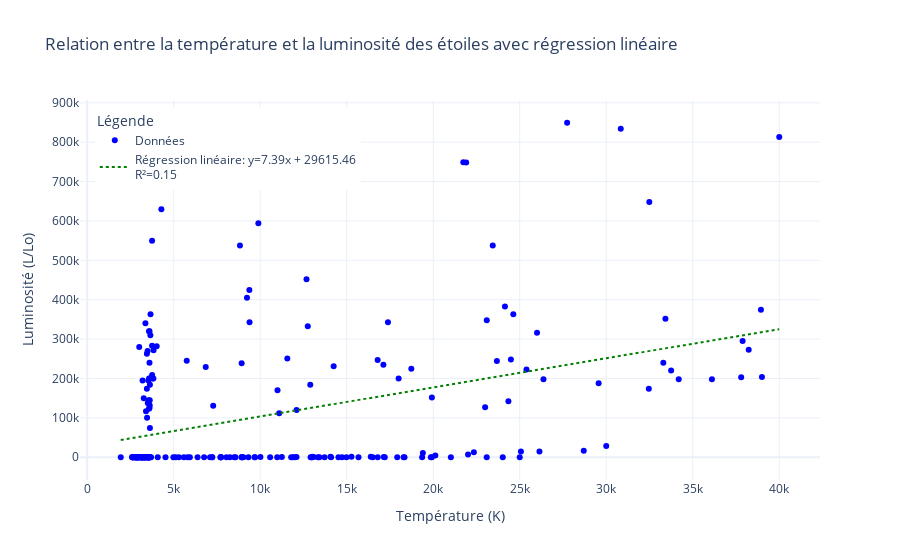

Here is the notebook cell this chart was saved with:
### Code cell
# Calcul de la régression linéaire avec scipy
x = star['Temperature (K)']
y = star['Luminosity (L/Lo)']
slope, intercept, r_value, p_value, std_err = linregress(x, y)

# Calcul des valeurs de la ligne de régression
x_line = np.linspace(min(x), max(x), 100)
y_line = slope * x_line + intercept

# Créer le graphique
fig = go.Figure()

# Ajouter le scatter plot des points de données
fig.add_trace(go.Scatter(
    x=x,
    y=y,
    mode='markers',
    name='Données',
    marker=dict(color='blue')
))

# Ajouter la ligne de régression avec l'équation et R^2
fig.add_trace(go.Scatter(
    x=x_line,
    y=y_line,
    mode='lines',
    name=f'Régression linéaire: y={slope:.2f}x + {intercept:.2f}<br>R²={r_value**2:.2f}',
    line=dict(color='green', width=2, dash='dot')
))

# Mise en forme du graphique
fig.update_layout(
    title='Relation entre la température et la luminosité des étoiles avec régression linéaire',
    xaxis_title='Température (K)',
    yaxis_title='Luminosité (L/Lo)',
    template='plotly_white',
    legend=dict(
        x=0.02,
        y=0.98,
        title_text='Légende'
    )
)

# Afficher le graphique
fig.show()

### Figure 1 — Plotly figure (JSON) as saved in the notebook; plotly's stock layout.template omitted (floating-point values rounded to 4 significant figures; data arrays with more than 128 entries replaced by an {"elided": "..."} marker saying what was removed)
{"data": [{"marker": {"color": "blue"}, "mode": "markers", "name": "Données", "type": "scatter", "x": {"elided": "240 int values"}, "y": {"elided": "240 float values"}}, {"line": {"color": "green", "dash": "dot", "width": 2}, "mode": "lines", "name": "Régression linéaire: y=7.39x + 29615.46<br>R²=0.15", "type": "scatter", "x": [1939, 2323.0, 2708.0, 3092.0, 3477.0, 3861.0, 4246.0, 4630.0, 5015.0, 5399.0, 5784.0, 6168, 6552.0, 6937.0, 7321.0, 7706.0, 8090.0, 8475.0, 8859.0, 9244.0, 9628.0, 10010.0, 10397, 10780.0, 11170.0, 11550.0, 11930.0, 12320.0, 12700.0, 13090.0, 13470.0, 13860.0, 14240.0, 14626, 15010.0, 15390.0, 15780.0, 16160.0, 16550.0, 16930.0, 17320.0, 17700.0, 18090.0, 18470.0, 18855, 19240.0, 19620.0, 20010.0, 20390.0, 20780.0, 21160.0, 21550.0, 21930.0, 22320.0, 22700.0, 23084, 23470.0, 23850.0, 24240.0, 24620.0, 25010.0, 25390.0, 25780.0, 26160.0, 26540.0, 26930.0, 27313, 27700.0, 28080.0, 28470.0, 28850.0, 29240.0, 29620.0, 30000.0, 30390.0, 30770.0, 31160.0, 31542, 31930.0, 32310.0, 32700.0, 33080.0, 33460.0, 33850.0, 34230.0, 34620.0, 35000.0, 35390.0, 35771, 36160.0, 36540.0, 36920.0, 37310.0, 37690.0, 38080.0, 38460.0, 38850.0, 39230.0, 39620.0, 40000], "y": [43940.0, 46790.0, 49630.0, 52470.0, 55310.0, 58150.0, 60990.0, 63830.0, 66670.0, 69510.0, 72350.0, 75200.0, 78040.0, 80880.0, 83720.0, 86560.0, 89400.0, 92240.0, 95080.0, 97920.0, 100800.0, 103600.0, 106400.0, 109300.0, 112100.0, 115000.0, 117800.0, 120700.0, 123500.0, 126300.0, 129200.0, 132000.0, 134900.0, 137700.0, 140500.0, 143400.0, 146200.0, 149100.0, 151900.0, 154700.0, 157600.0, 160400.0, 163300.0, 166100.0, 168900.0, 171800.0, 174600.0, 177500.0, 180300.0, 183200.0, 186000.0, 188800.0, 191700.0, 194500.0, 197400.0, 200200.0, 203000.0, 205900.0, 208700.0, 211600.0, 214400.0, 217200.0, 220100.0, 222900.0, 225800.0, 228600.0, 231400.0, 234300.0, 237100.0, 240000.0, 242800.0, 245700.0, 248500.0, 251300.0, 254200.0, 257000.0, 259900.0, 262700.0, 265500.0, 268400.0, 271200.0, 274100.0, 276900.0, 279700.0, 282600.0, 285400.0, 288300.0, 291100.0, 294000.0, 296800.0, 299600.0, 302500.0, 305300.0, 308200.0, 311000.0, 313800.0, 316700.0, 319500.0, 322400.0, 325200.0]}], "layout": {"legend": {"title": {"text": "Légende"}, "x": 0.02, "y": 0.98}, "title": {"text": "Relation entre la température et la luminosité des étoiles avec régression linéaire"}, "xaxis": {"title": {"text": "Température (K)"}}, "yaxis": {"title": {"text": "Luminosité (L/Lo)"}}}}
